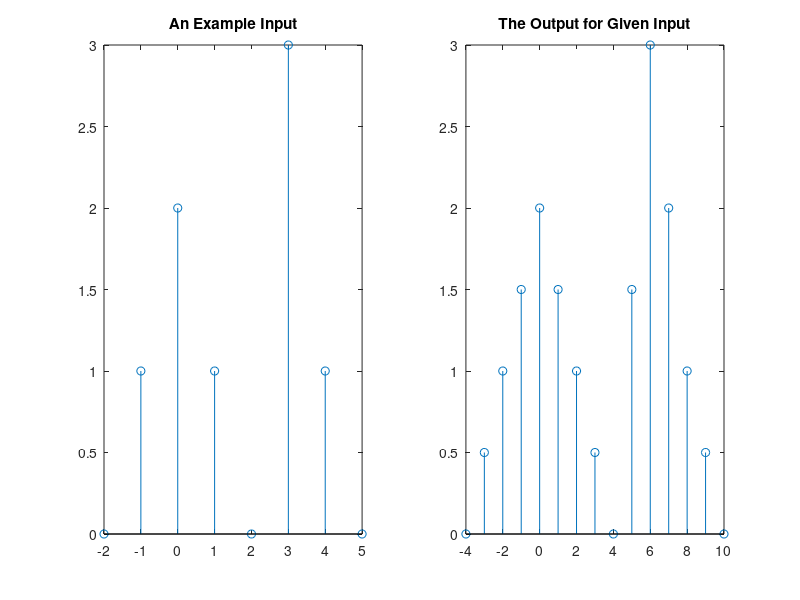

Recreate this plot in MATLAB.
clc 
clear all 
close all 
x=input('Enter the first sequence: '); 
l1=input('Enter the lower limit: '); 
u1=input('Enter the upper limit: '); 
x1=l1:1:u1; 
h=input('Enter the second sequence: '); 
l2=input('Enter the lower limit: '); 
u2=input('Enter the upper limit: '); 
h1=l2:1:u2; 
l=l1+l2; 
u=u1+u2; 
n=l:1:u; 
s=numel(n); 
i=1; 
for i=1:s 
y(i)=0; 
for k=1:numel(x) 
if (i+1-k)<=0 
y(i)=y(i)+(x(k)*0); 
else if (i+1-k)>numel(h) 
y(i)=y(i)+(x(k)*0); 
else 
y(i)=y(i)+(x(k)*h(i+1-k)); 
k=k+1; 
end 
end 
end 
i=i+1; 
end 
disp(y); 
subplot(2,2,1);stem(x1,x); 
title('First sequence');xlabel('n');ylabel('x(n)'); 
subplot(2,2,2);stem(h1,h); 
title('Second Sequence');xlabel('n');ylabel('h(n)'); 
subplot(2,2,[3 4]);stem(n,y); 
title('Convoluted sequence');xlabel('n');ylabel('y(n)');

%%%%%%%%%%%%%%%%%%%%%%%%%%%%%%%

x=[-2:5]
x2=[-4:10]
y=[0 1 2 1 0 3 1 0]
y2=[0 1/2 1 3/2 2 3/2 1 1/2 0 3/2 3 2 1 1/2 0]
 
subplot(1,2,1)
stem(x,y)
title('An Example Input')
subplot(1,2,2)
stem(x2,y2)
title('The Output for Given Input')
%%%%%%%%%%%%%%%%%%%%%%%%%%%

function z  = myconv (x,h)
    i=1
    while i < 50
        k=1
        y(1)=0
        z(1)=0;
        while k<50
           y(k)=x(k)*h(i-k)
           k=k+1
           z(i)=z(i)+y(k)
        end
    end
        
end
%%%%%%%%%%%%%%%%%%%%